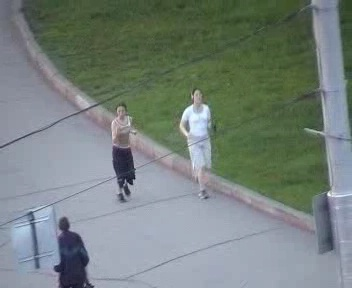
#> input picture images/Jogging0003.jpg, 352 x 288 px, given in place of Jogging0001.jpg, which was not available
$ python no_object.py
#> lines starting #> are read from the running program, lines starting #| are printed output that depends on the picture; long printed decimals are rounded; pictures that were not available may be replaced by others from this repository, and a replacement may not be noted
### functions.py
import matplotlib.pyplot as plt
import cv2
import numpy as np
from scipy.spatial import distance


import math

def retimg(x,y,h,w,img):
    img1=img[max(0,int(y-h/2)):min(img.shape[0],int(y+h/2)),max(0,int(x-w/2)):min(int(x+w/2),img.shape[1])]
    return img1


# [5 lines left out: function list_expansion_, not called in this run]

def convl(lbp):
    lbp1=[]
    for l in lbp:
        s=0
        for i in l:
            s+=i
    lbp1.append(s)
    #print(len(lbp1))
    return lbp1

def convh(hef):
    href1=[]
    p=0
    sum=0
    for h in range(100):
        elem=0
        while (p<1980 and elem<21):
            sum+=hef[p]
            p+=1
            elem+=1
        href1.append(sum)
    #print(len(href1))
    return href1

def norm(x):
    sum=np.sum(x)/len(x)
    x=x/sum
    return x

e=math.e
pi=math.pi

def Sigmoid(arr , sig):
    xp=[]
    for i in arr:
        val=(e**((-1*(i**2))/(2*(sig**2))))/(math.sqrt(2*pi)*sig)
        xp.append(val)
    return xp

### extra folder/no_object.py
import matplotlib.pyplot as plt
import cv2
import numpy as np
from skimage import feature
import functions
import math

from functions import Sigmoid as sigmoid,norm as norm, retimg as retimg , convl as convl, convh as convh
#ref img
xo=63
yo=78
ho=62
wo=25
img=cv2.imread('C:/Users/arshika/Desktop/mini project/Jogging0001.jpg')
#> img is the input picture: shape (288, 352, 3); mean B, G, R 124.4, 129.5, 118.3
comp=retimg(xo,yo,ho,wo,img)
gray = cv2.cvtColor(comp, cv2.COLOR_BGR2GRAY)
#cv2.imshow("imge", gray)
frame = cv2.resize(gray, (50,100))
lbp = feature.local_binary_pattern(frame , 8, 2, method="uniform")
lbpref=convl(lbp)
#> the loop in convl, `for l in lbp:` made 100 passes
#> lbpref = [174]
print(lbp)
#> (printed output is left out)
print(len(lbp))
#| 100
href = feature.hog(frame, orientations=9, pixels_per_cell=(8, 8),cells_per_block=(2, 2), transform_sqrt=True, block_norm="L1")
#> href = 1980 values, max 0.339 at index 600, min 0 at index 6, mean 0.0278
href=convh(href)
#> after the loop in convh, `for h in range(100):`: href1 = 100 values from 0.641 to 55; p = 1980; sum = 55
#> href = 100 values from 0.641 to 55
print(len(href))
#| 100
print(href)
#| [0.6408, 1.272, 1.724, 2.252, 2.982, 3.343, 4.056, 4.649, 5.151, 5.881, 6.480, 7.000, 7.518, 8.235, 8.824, 9.389, 9.991, 10.447, 11.056, 11.616, 12.355, 12.887, 13.579, 14.000, 14.574, 15.021
#full occlusion
fullocl=cv2.imread('C:/Users/arshika/Downloads/transferred content/arsh/jogging/images/Jogging0074.jpg')
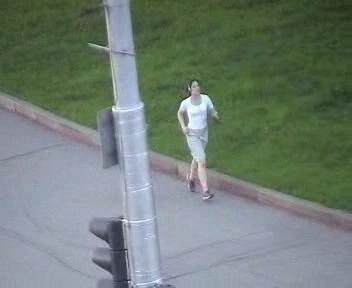
#> input picture images/Jogging0074.jpg, 352 x 288 px, found by its file name
#> fullocl is the input picture: shape (288, 352, 3); mean B, G, R 116.7, 126, 112.9

D = []
shift = []

x=137
y=142
w=30
h=87

x_init = x

y_init = y


for i in range(10):

    x=x+10
    shift.append(x-x_init)
    comp=retimg(x,y,h,w,fullocl)
    gray = cv2.cvtColor(comp, cv2.COLOR_BGR2GRAY)
    frame = cv2.resize(gray, (50,100))
    lbp = feature.local_binary_pattern(frame , 8, 2, method="uniform")
    lbp1=convl(lbp)
    h1 = feature.hog(frame, orientations=9, pixels_per_cell=(8, 8),cells_per_block=(2, 2), transform_sqrt=True, block_norm="L1")
    h1=convh(h1)
    Xnew=[x1 - x2 for (x1, x2) in zip(lbpref,lbp1)]
    Ynew=[x1 - x2 for (x1, x2) in zip(href,h1)]
    dist1=[]
    for a, b in zip(Xnew, Ynew):
        z=math.sqrt((a*a)+(b*b))
        dist1.append(z)
    L=0
    for i in dist1:
        L += i
    D.append(L)
#> this loop made 10 passes
#> (lbp1, Xnew) on passes 1 to 10: ([145], [29]), ([148], [26]), ([194], [-20]), ([170], [4]), ([141], [33]), ([131], [43]), ([147], [27]), ([165], [9]), ([185], [-11]), ([211], [-37])
#> gray: shape (87, 30)
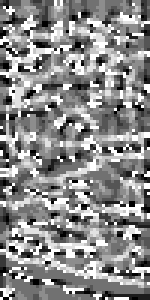
#> lbp: shape (100, 50) float64 (shown 3 times larger); min 0, max 9, mean 4.92; drawn with min black and max white
#> after the loop, D = [29, 26, 20, 4, 33, 43, 27, 9, 11, 37]; shift = [10, 20, 30, 40, 50, 60, 70, 80, 90, 100]; x = 237

print(D)
#| [29.001, 26.000, 20.000, 4.003, 33.001, 43.000, 27.000, 9.000, 11.002, 37.000]
print(shift)
#| [10, 20, 30, 40, 50, 60, 70, 80, 90, 100]


x_init = x
#> x_init = 237

y_init = y


D1 = []
shift1 = []

#at shift=0
shift1.append(x-x_init)
comp=retimg(x,y,h,w,fullocl)
gray = cv2.cvtColor(comp, cv2.COLOR_BGR2GRAY)
frame = cv2.resize(gray, (50,100))
lbp = feature.local_binary_pattern(frame , 8, 2, method="uniform")
lbp1=convl(lbp)
frame = cv2.resize(gray, (64,128))
#> frame: shape (128, 64)
h1 = feature.hog(frame, orientations=9, pixels_per_cell=(8, 8),cells_per_block=(2, 2), transform_sqrt=True, block_norm="L1")
#> h1 = 3780 values, max 0.408 at index 3407, min 0 at index 2, mean 0.0278
h1=convh(h1)
#> h1 = 100 values from 0.669 to 55
Xnew=[x1 - x2 for (x1, x2) in zip(lbpref,lbp1)]
Ynew=[x1 - x2 for (x1, x2) in zip(href,h1)]
#> Ynew = 100 values, max 0.34 at index 77, min -0.34 at index 5, mean -0.0274
dist1=[]
for a, b in zip(Xnew, Ynew):
    z=math.sqrt((a*a)+(b*b))
    dist1.append(z)
#> this loop made 1 pass
#> (a, b, z) on pass 1: (-37, -0.0287, 37)
#> after the loop, dist1 = [37]
L=0
for i in dist1:
    L += i
#> this loop made 1 pass
#> (i, L) on pass 1: (37, 37)
#> after the loop, L = 37
D1.append(L)


for i in range(10):

    x=x-10
    shift1.append(x-x_init)
    comp=retimg(x,y,h,w,fullocl)
    gray = cv2.cvtColor(comp, cv2.COLOR_BGR2GRAY)
    frame = cv2.resize(gray, (50,100))
    lbp = feature.local_binary_pattern(frame , 8, 2, method="uniform")
    lbp1=convl(lbp)
    frame = cv2.resize(gray, (64,128))
    h1 = feature.hog(frame, orientations=9, pixels_per_cell=(8, 8),cells_per_block=(2, 2), transform_sqrt=True, block_norm="L1")
    h1=convh(h1)
    Xnew=[x1 - x2 for (x1, x2) in zip(lbpref,lbp1)]
    Ynew=[x1 - x2 for (x1, x2) in zip(href,h1)]
    dist1=[]
    for a, b in zip(Xnew, Ynew):
        z=math.sqrt((a*a)+(b*b))
        dist1.append(z)
    L=0
    for i in dist1:
        L += i
    D1.append(L)
#> this loop made 10 passes
#> (x, lbp1, Xnew) on passes 1 to 10: (227, [185], [-11]), (217, [165], [9]), (207, [147], [27]), (197, [131], [43]), (187, [141], [33]), (177, [170], [4]), (167, [194], [-20]), (157, [148], [26]), (147, [145], [29]), (137, [131], [43])
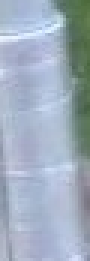
#> comp: shape (87, 30, 3) (shown 3 times larger); mean B, G, R 189.4, 173.6, 159.6
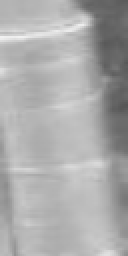
#> frame: shape (128, 64) (shown 2 times larger); min 85, max 241, mean 171.1
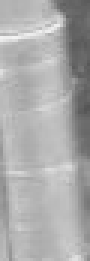
#> gray: shape (87, 30) (shown 3 times larger); min 85, max 243, mean 171.2
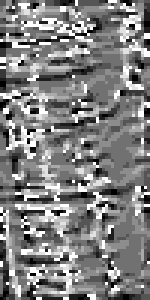
#> lbp: shape (100, 50) float64 (shown 3 times larger); min 0, max 9, mean 4.54; drawn with min black and max white
#> after the loop, D1 = [37, 11, 9, 27, 43, 33, 4, 20, 26, 29, 43]; shift1 = [0, -10, -20, -30, -40, -50, -60, -70, -80, -90, -100]; x = 137

D1.reverse()
shift1.reverse()
print(D1)
#| [43.002, 29.001, 26.000, 20.000, 4.002, 33.001, 43.001, 27.002, 9.003, 11.003, 37.000]
print(shift1)
#| [-100, -90, -80, -70, -60, -50, -40, -30, -20, -10, 0]

D=D1+D
#> D = [43, 29, 26, 20, 4, 33, 43, 27, 9, 11, 37, 29, 26, 20, 4, 33, 43, 27, 9, 11, 37]
shift=shift1+shift
#> shift = [-100, -90, -80, -70, -60, -50, -40, -30, -20, -10, 0, 10, 20, 30, 40, 50, 60, 70, 80, 90, 100]

print(D)
#| [43.002, 29.001, 26.000, 20.000, 4.002, 33.001, 43.001, 27.002, 9.003, 11.003, 37.000, 29.001, 26.000, 20.000, 4.003, 33.001, 43.000, 27.000, 9.000, 11.002, 37.000]
print(shift)
#| [-100, -90, -80, -70, -60, -50, -40, -30, -20, -10, 0, 10, 20, 30, 40, 50, 60, 70, 80, 90, 100]

plt.plot(shift,D)
plt.show()
#> figure, not shown here; curve peaks at x = -100, y = 43

D=norm(D)
#> in norm, `sum=np.sum(x)/len(x)`: sum = 24.81
#> in norm, `x=x/sum`: x = 21 values, max 1.73 at index 0, min 0.161 at index 4, mean 1
#> D has the same summary as x in norm
plt.plot(shift,D)
plt.show()
#> figure, not shown here; curve peaks at x = -100, y = 1.73

for s in [ 0.2]:
    plt.plot(shift, sigmoid(D,s))
plt.show()
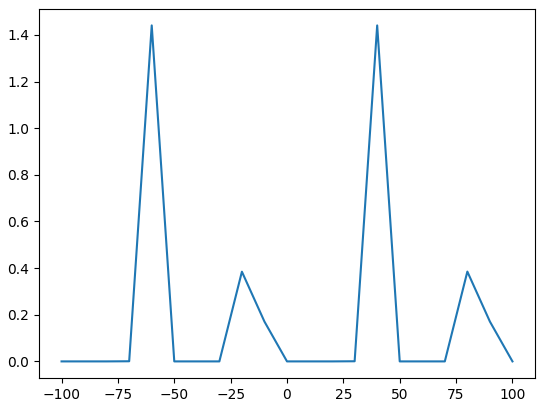
#> figure drawn by matplotlib, 1 panel; curve peaks at x = -60, y = 1.44
